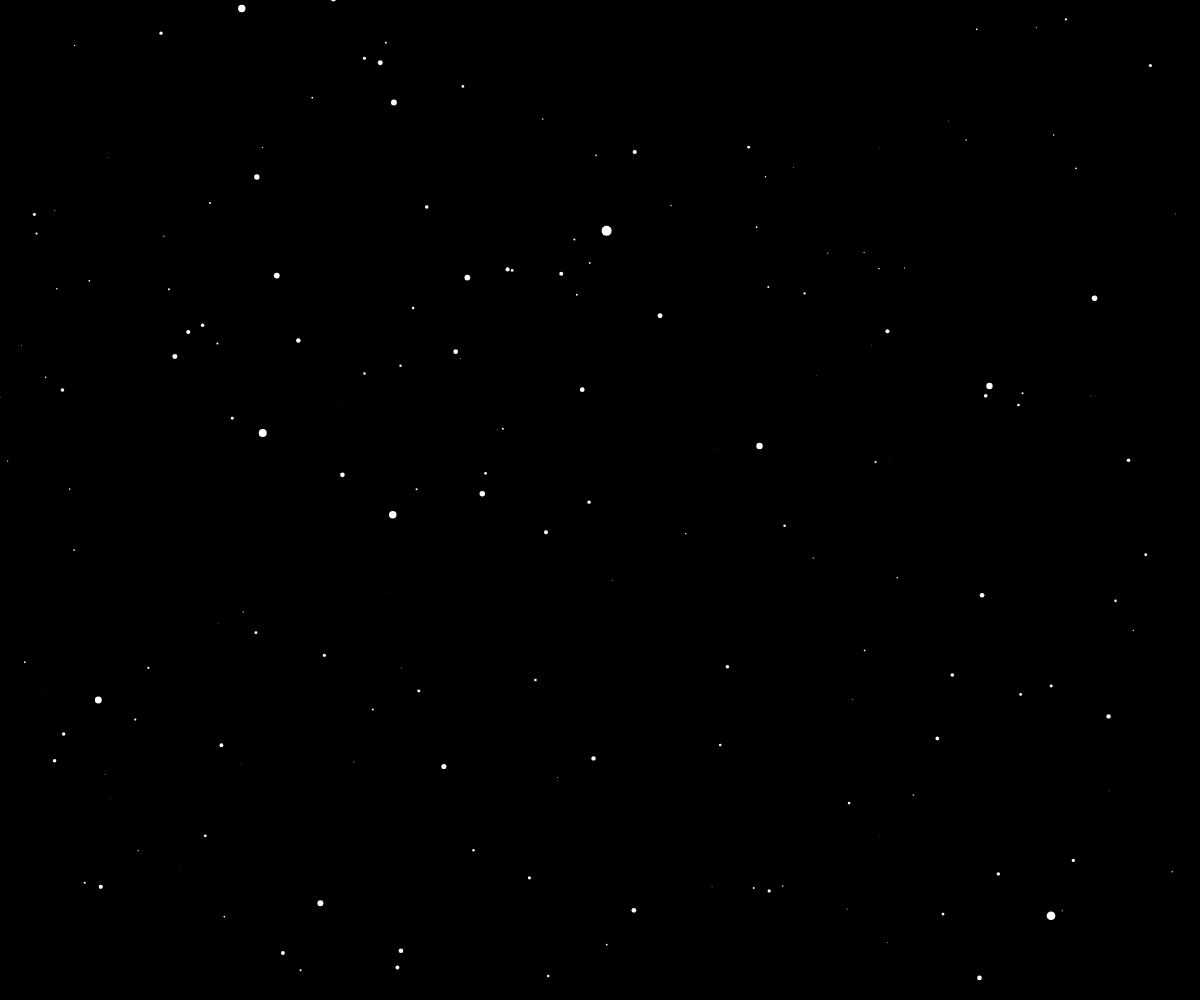
Frame 1 (no input)
Frame 60 (no input): identical to frame 1, image omitted
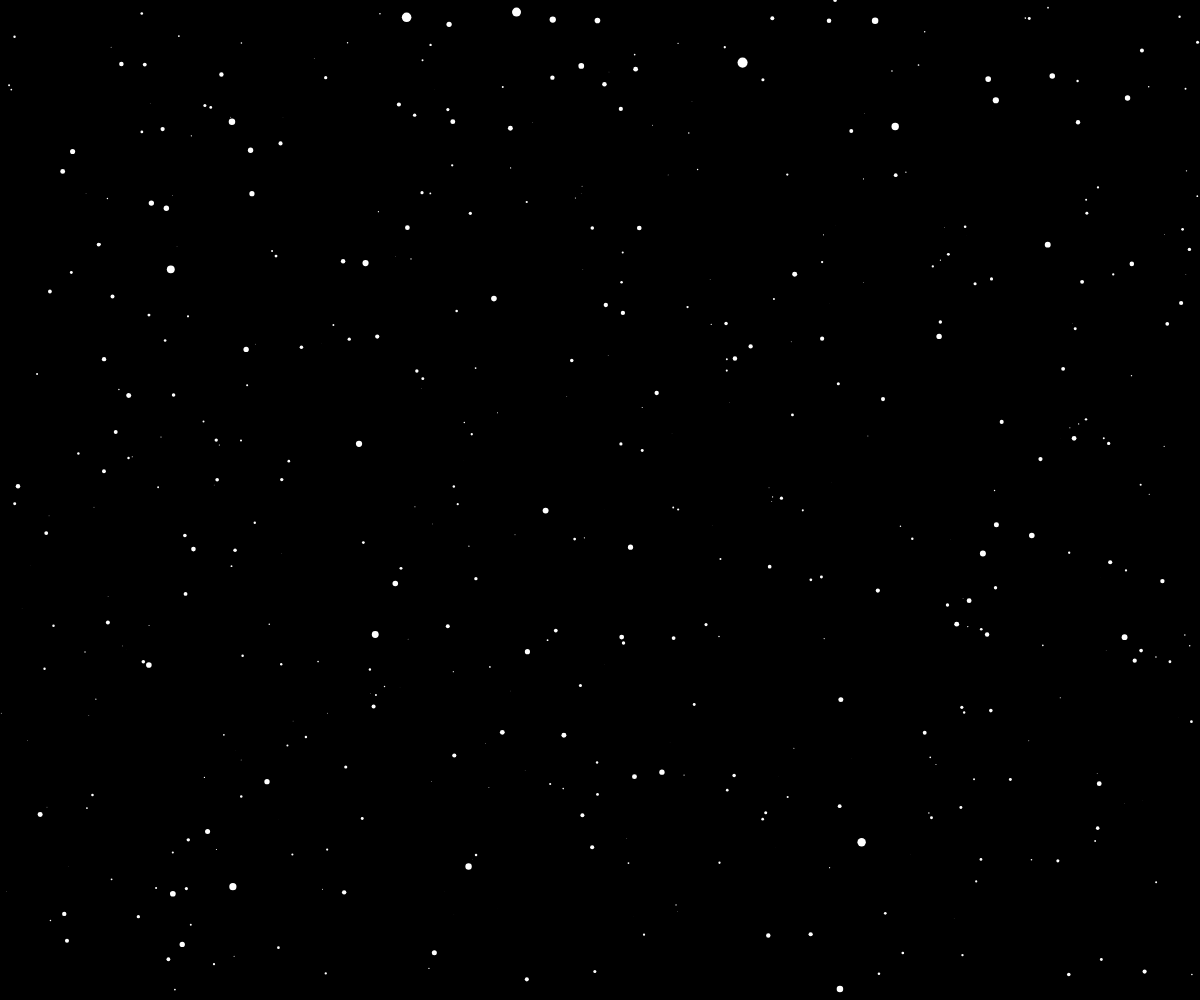
Frame 120 (the mouse pressed at the canvas centre since frame 60)

The p5.js sketch that drew these frames (run headless with seeded random() and noise() and a simulated clock; from frame 60 on, the mouse is pressed at the canvas centre):

// p5.js sketch
// ── sketch.js
const stars = [],
  numStars = 500;

let speed;

function setup() {
  createCanvas(windowWidth, windowHeight);

  for (var i = 0; i < numStars; i++) {
    stars.push(new starObject());
  }
}

function draw() {
  background(0);
  translate(width / 2, height / 2);

  speed = 15;
  speed = map(mouseX, 0, width, 0, 15);

  for (var i = 0; i < stars.length; i++) {
    stars[i].update();
    stars[i].show();
  }
}

class starObject {
  update() {
    if (!this.x) {
      this.create();
    }
    this.z -= speed;

    this.curX = map(this.x / this.z, 0, 1, 0, width);
    this.curY = map(this.y / this.z, 0, 1, 0, height);
    this.perspective = map(this.z, 0, width, this.size, 0);

    if (this.z < 1 || this.curX <= -width / 2 - this.perspective || this.curX >= width / 2 + this.perspective || this.curY <= -height / 2 - this.perspective || this.curY >= height / 2 + this.perspective) {
      this.create();
    }
  }

  create() {
    this.x = random(-width / 2, width / 2);
    this.y = random(-height / 2, height / 2);
    this.size = random(5, 15);
    if (this.z) {
      this.z = width;
    }
    else {
      this.z = random(width);
    }
  }

  show() {
    fill(255);
    noStroke();

    ellipse(this.curX, this.curY, this.perspective);
  }
}
